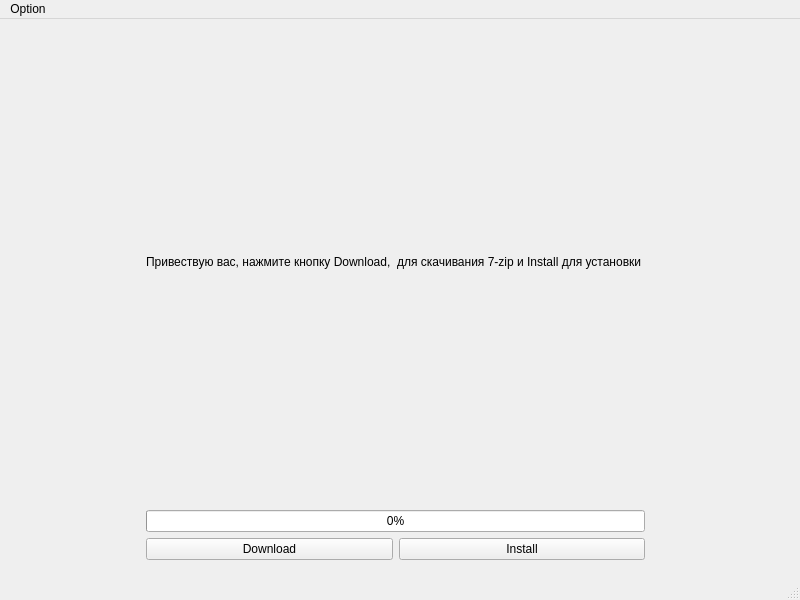
<?xml version="1.0" encoding="UTF-8"?>
<ui version="4.0">
 <class>MainWindow</class>
 <widget class="QMainWindow" name="MainWindow">
  <property name="geometry">
   <rect>
    <x>0</x>
    <y>0</y>
    <width>800</width>
    <height>600</height>
   </rect>
  </property>
  <property name="windowTitle">
   <string>MainWindow</string>
  </property>
  <widget class="QWidget" name="centralwidget">
   <widget class="QWidget" name="gridLayoutWidget">
    <property name="geometry">
     <rect>
      <x>0</x>
      <y>0</y>
      <width>791</width>
      <height>541</height>
     </rect>
    </property>
    <layout class="QGridLayout" name="gridLayout">
     <item row="0" column="1">
      <widget class="QLabel" name="label">
       <property name="text">
        <string>Привествую вас, нажмите кнопку Download,  для скачивания 7-zip и Install для установки </string>
       </property>
      </widget>
     </item>
     <item row="2" column="1">
      <layout class="QHBoxLayout" name="horizontalLayout">
       <item>
        <widget class="QPushButton" name="DownloadBtn">
         <property name="text">
          <string>Download</string>
         </property>
        </widget>
       </item>
       <item>
        <widget class="QPushButton" name="InstallBtn">
         <property name="text">
          <string>Install</string>
         </property>
        </widget>
       </item>
      </layout>
     </item>
     <item row="0" column="0">
      <spacer name="horizontalSpacer">
       <property name="orientation">
        <enum>Qt::Horizontal</enum>
       </property>
       <property name="sizeHint" stdset="0">
        <size>
         <width>40</width>
         <height>20</height>
        </size>
       </property>
      </spacer>
     </item>
     <item row="0" column="2">
      <spacer name="horizontalSpacer_2">
       <property name="orientation">
        <enum>Qt::Horizontal</enum>
       </property>
       <property name="sizeHint" stdset="0">
        <size>
         <width>40</width>
         <height>20</height>
        </size>
       </property>
      </spacer>
     </item>
     <item row="1" column="1">
      <widget class="QProgressBar" name="Install_bar">
       <property name="value">
        <number>0</number>
       </property>
       <property name="orientation">
        <enum>Qt::Horizontal</enum>
       </property>
      </widget>
     </item>
    </layout>
   </widget>
  </widget>
  <widget class="QMenuBar" name="menubar">
   <property name="geometry">
    <rect>
     <x>0</x>
     <y>0</y>
     <width>800</width>
     <height>29</height>
    </rect>
   </property>
   <widget class="QMenu" name="menuOption">
    <property name="title">
     <string>Option</string>
    </property>
    <addaction name="Github"/>
    <addaction name="Exit"/>
   </widget>
   <addaction name="menuOption"/>
  </widget>
  <widget class="QStatusBar" name="statusbar"/>
  <action name="actionExit">
   <property name="text">
    <string>Exit</string>
   </property>
  </action>
  <action name="Github">
   <property name="text">
    <string>Autor</string>
   </property>
  </action>
  <action name="Exit">
   <property name="text">
    <string>Exit</string>
   </property>
  </action>
 </widget>
 <resources/>
 <connections/>
</ui>
